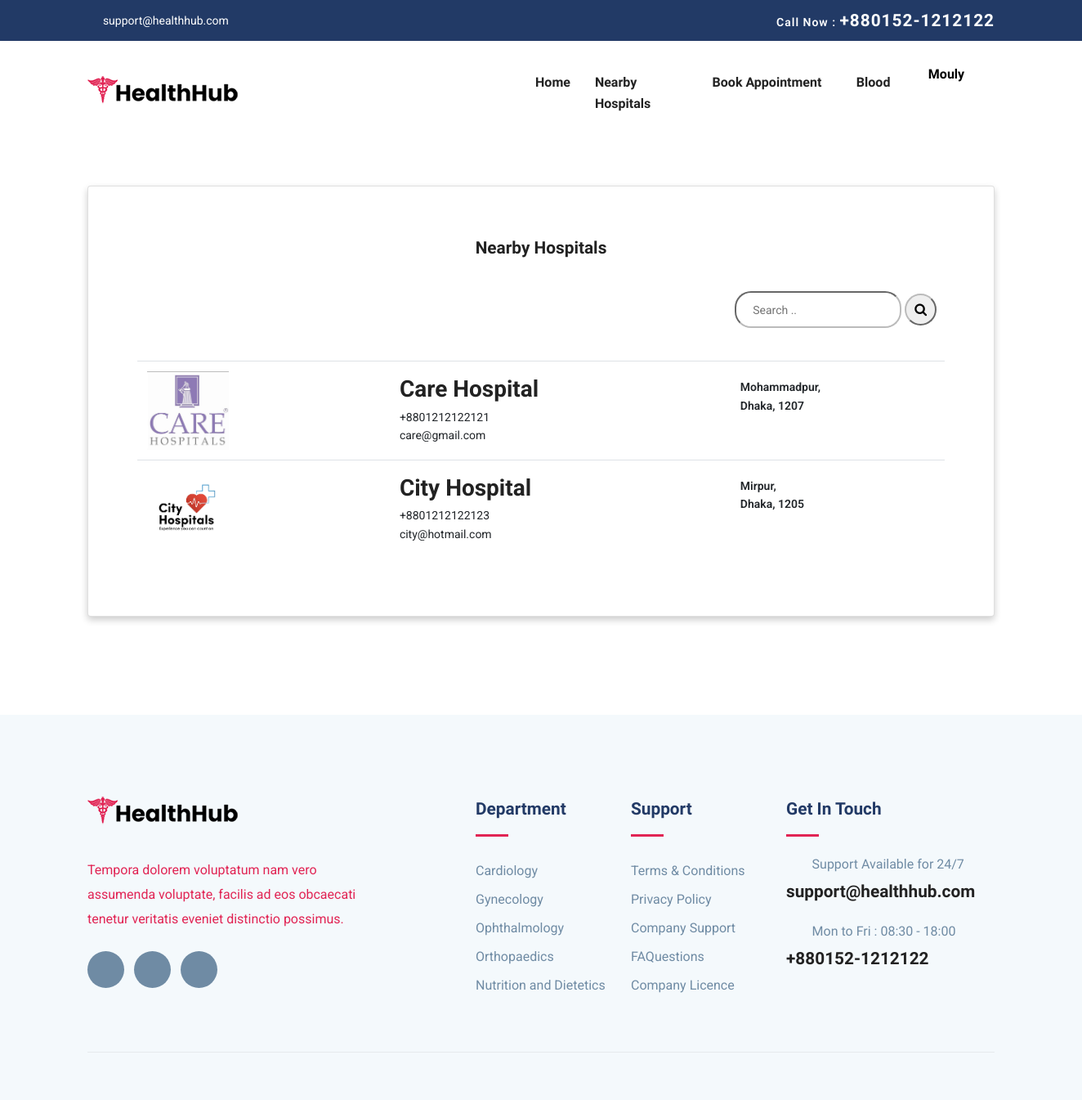
The page /user_search.php (signed in) on the database its author committed.
### tables this page shows
CREATE TABLE `hospital` (
  `hospital_id` int(11) NOT NULL,
  `sched_id` int(11) NOT NULL DEFAULT 1,
  `logo` varchar(250) NOT NULL,
  `hos_name` varchar(50) NOT NULL,
  `hospital_reg_id` varchar(50) NOT NULL,
  `contact` varchar(50) NOT NULL,
  `address` varchar(100) NOT NULL,
  `city` varchar(50) NOT NULL,
  `zip` varchar(50) NOT NULL,
  `email` varchar(100) NOT NULL,
  `password` varchar(100) NOT NULL,
  `join_date` varchar(50) NOT NULL,
  `status` int(11) NOT NULL DEFAULT 0,
  `cabin` int(11) NOT NULL DEFAULT 10,
  `icu` int(11) NOT NULL DEFAULT 5
);

CREATE TABLE `department` (
  `dep_id` int(11) NOT NULL,
  `sched_id` int(11) NOT NULL DEFAULT 1,
  `image` varchar(250) NOT NULL,
  `dep_name` varchar(50) NOT NULL,
  `dep_short_description` varchar(250) NOT NULL,
  `dep_full_description` varchar(500) NOT NULL
);

### user_search.php (the view, shortened to what this page needs)
<?php
$search = $_GET['search'];
?>
<!DOCTYPE html>
<html lang="zxx">
<head>
    <link rel="stylesheet" href="https://cdnjs.cloudflare.com/ajax/libs/font-awesome/4.7.0/css/font-awesome.min.css">
    <link rel="stylesheet" href="plugins/bootstrap/css/bootstrap.min.css">
    <link rel="stylesheet" href="plugins/icofont/icofont.min.css">
    <link rel="stylesheet" href="plugins/slick-carousel/slick/slick.css">
    <link rel="stylesheet" href="plugins/slick-carousel/slick/slick-theme.css">
    <link rel="stylesheet" href="css/style.css">
</head>
<body id="top">
    <?php include_once("./templates/user_header.php");?>
    <section class="home-section" style="padding-bottom: 70px;">
        <div style="padding: 50px 0; margin:0 20px;">
            <div class="container">
                <div class="row">
                    <div class="col-md-12">
                        <div class="card mx-auto"
                            style="text-align:center;padding-top:30px;padding-bottom:50px;box-shadow: 0 4px 8px 0 rgba(0, 0, 0, 0.2); ">
                            <h4 style="padding:30px;">Nearby Hospitals</h4>
                            <div class="butt" style="text-align:right; padding-right:70px; padding-bottom:40px;">
                                <form action="user_search.php">
                                    <input type="text" placeholder="Search .." name="search"
                                        style="border-radius:20px;padding: 20px;border-color: #bbb;">
                                    <button type="submit"
                                        style="border-radius:20px; border-color: #bbb; padding: 5px 10px;"><i
                                            class="fa fa-search"></i></button>
                                </form>
                            </div>
                            <div class="card-body text-left" style="padding:0 60px;">
                                <table class="table" style="font-size: 14px;">
                                    <tbody>
                                        <?php
                                            $sql = "SELECT * FROM hospital WHERE hos_name LIKE '$search%'";
                                            $result = mysqli_query($conn, $sql);
                                            if($result){
                                                while($row=mysqli_fetch_assoc($result)){
                                                    $name=$row['hos_name'];
                                                    $image=$row['logo'];
                                                    $address=$row['address'].",<br> ".$row['city'].", ".$row['zip'];
                                                    $contact=$row['contact'];
                                                    $email=$row['email'];
                                                    $hospital_id=$row['hospital_id'];
                                        ?>
                                        <tr>
                                            <td><img src="./images/users/<?php echo $image ?>" style="width:100px;"
                                                    alt="profile"> <span style="padding-left:20px;"></span></td>
                                            <td><a href="hospital-single.php?hospital_id=<?php echo $hospital_id?>"
                                                    style="font-size:28px; font-weight:700; ;"><?php echo $name ?></a>
                                                <br><?php echo $contact ?><br>
                                                <?php echo $email ?></td>
                                            <td style="padding-top:20px;font-weight:600"><?php echo $address ?></td>
                                        </tr>
                                        <?php
                                                }
                                            }else{
                                                echo "<script>
                                                alert('No Result Found');
                                                window.location.href='admin_nearby.php';
                                                </script>";
                                            }
                                        ?>
                                    </tbody>
                                </table>
                            </div>
                        </div>
                    </div>
                </div>
            </div>
        </div>
    </section>
    <?php include_once("./templates/footer.php");?>
</body>
</html>

### templates/footer.php (shortened to what this page needs)
<?php
include_once("./database/config.php");
?>
	<footer class="footer section gray-bg">
		<div class="container">
			<div class="row">
				<div class="col-lg-4 mr-auto col-sm-6">
					<div class="widget mb-5 mb-lg-0">
						<div class="logo mb-4">
							<img src="images/logo.png" alt="" class="img-fluid">
						</div>
						<p>Tempora dolorem voluptatum nam vero assumenda voluptate, facilis ad eos obcaecati tenetur
							veritatis eveniet distinctio possimus.</p>
						<ul class="list-inline footer-socials mt-4">
							<li class="list-inline-item"><a href="https://www.facebook.com/themefisher"><i
										class="icofont-facebook"></i></a></li>
							<li class="list-inline-item"><a href="https://twitter.com/themefisher"><i
										class="icofont-twitter"></i></a></li>
							<li class="list-inline-item"><a href="https://www.pinterest.com/themefisher/"><i
										class="icofont-linkedin"></i></a></li>
						</ul>
					</div>
				</div>
				<div class="col-lg-2 col-md-6 col-sm-6">
					<div class="widget mb-5 mb-lg-0">
						<h4 class="text-capitalize mb-3">Department</h4>
						<div class="divider mb-4"></div>
						<ul class="list-unstyled footer-menu lh-35">
						<?php
							$sql = "SELECT * FROM department LIMIT 5";
							$result = mysqli_query($conn, $sql);
							if($result){
								while($row=mysqli_fetch_assoc($result)){
									$name=$row['dep_name'];
									$id=$row['dep_id'];
						?>
							<li><a href="department-single.php?id=<?php echo $id ?>"><?php echo $name?></a></li>
							<?php
									}
								}
							?>
						</ul>
					</div>
				</div>
				<div class="col-lg-2 col-md-6 col-sm-6">
					<div class="widget mb-5 mb-lg-0">
						<h4 class="text-capitalize mb-3">Support</h4>
						<div class="divider mb-4"></div>
						<ul class="list-unstyled footer-menu lh-35">
							<li><a href="#">Terms & Conditions</a></li>
							<li><a href="#">Privacy Policy</a></li>
							<li><a href="#">Company Support </a></li>
							<li><a href="#">FAQuestions</a></li>
							<li><a href="#">Company Licence</a></li>
						</ul>
					</div>
				</div>
				<div class="col-lg-3 col-md-6 col-sm-6">
					<div class="widget widget-contact mb-5 mb-lg-0">
						<h4 class="text-capitalize mb-3">Get in Touch</h4>
						<div class="divider mb-4"></div>
						<div class="footer-contact-block mb-4">
							<div class="icon d-flex align-items-center">
								<i class="icofont-email mr-3"></i>
								<span class="h6 mb-0">Support Available for 24/7</span>
							</div>
							<h4 class="mt-2"><a href="tel:+23-345-67890">support@healthhub.com</a></h4>
						</div>
						<div class="footer-contact-block">
							<div class="icon d-flex align-items-center">
								<i class="icofont-support mr-3"></i>
								<span class="h6 mb-0">Mon to Fri : 08:30 - 18:00</span>
							</div>
							<h4 class="mt-2"><a href="tel:+23-345-67890">+880152-1212122</a></h4>
						</div>
					</div>
				</div>
			</div>
			<div class="footer-btm py-4 mt-5">
			</div>
		</div>
	</footer>

### css/style.css (style rules this page uses)
html { overflow-x: hidden; }
body { line-height: 1.6; font-family: "Roboto", sans-serif; -webkit-font-smoothing: antialiased; font-size: 16px; color: #e12454; font-weight: 400; }
h1, .h1, h2, .h2, h3, .h3, h4, .h4, h5, .h5, h6, .h6 { font-family: "Exo", sans-serif; font-weight: 700; color: #222; }
h4, .h4 { font-size: 1.3rem; line-height: 30px; }
h6, .h6 { font-size: 1rem; }
p { line-height: 30px; }
input[type="email"], input[type="password"], input[type="text"], input[type="tel"] { box-shadow: none; height: 45px; outline: none; font-size: 14px; }
.section { padding: 100px 0; }
a { color: #222; text-decoration: none; transition: all .35s ease; }
.gray-bg { background: #f4f9fc; }
.divider { width: 40px; height: 5px; background: #e12454; }
.lh-35 { line-height: 35px; }
.footer { padding-bottom: 10px; }
.logo { font-weight: 600; letter-spacing: 1px; }
.widget .divider { height: 3px; }
.widget h4 { color: #223a66; }
.widget .footer-menu a { color: #6F8BA4; }
.footer-contact-block span { font-weight: 400; color: #6F8BA4; }
.footer-contact-block i { font-size: 20px; }
.footer-btm { border-top: 1px solid rgba(0, 0, 0, 0.06); }
.footer-socials li a { width: 45px; height: 45px; background: #6F8BA4; color: #fff; display: inline-block; text-align: center; border-radius: 100%; padding-top: 12px; }

### rows shown on the page
hospital: logo (picture), hos_name "Care Hospital", contact "+8801212122121", email "care@gmail.com", address "Mohammadpur", city "Dhaka", zip "1207"
hospital: logo (picture), hos_name "City Hospital", contact "+8801212122123", email "city@hotmail.com", address "Mirpur", city "Dhaka", zip "1205"
department: dep_name "Cardiology"
department: dep_name "Gynecology"
department: dep_name "Ophthalmology"
department: dep_name "Orthopaedics"
department: dep_name "Nutrition and Dietetics"

### other values the page prints
$username "Mouly"
